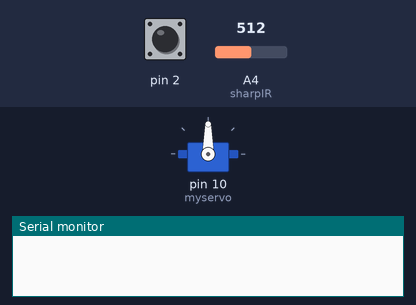
This sketch was run on a simulated Arduino Uno, built with avr-gcc and run on an emulated ATmega328P. On the bench: servo, the last lines printed to the serial monitor. The test bench sets the inputs (shaded band); at power-on: pin 2 HIGH, A4 (sharpIR) = 512.

Above: at 1.2 s.
1.3 s: pin 2 pulled LOW for 0.15 s
At 1.63 s:
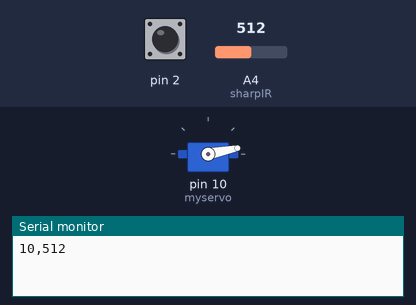
At 3.13 s:
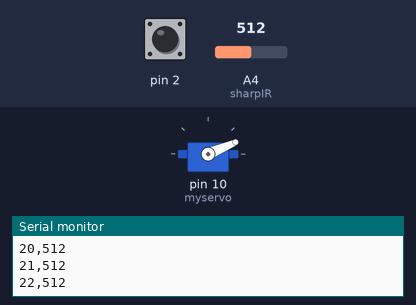
Timing chart, 0 to 13.3 s (numbered marks = the images above; inputs shaded):
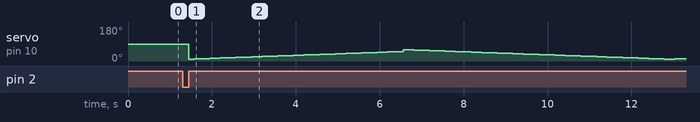

The sketch:

MP2_1Servo.ino
```cpp
#include <Servo.h>
Servo myservo;  // create servo object to control a servo
int pos = 0;    // variable to store the servo position
int sharpIR = A4;

// initialize starting values
int sensorValue = 0;
int stat = -10;
long avg = 0;
int i = 0;

void setup() {
  myservo.attach(10);
  long baudRate = 9600;
  Serial.begin(baudRate);
  // allows us to delay the readings until Python is set up
  pinMode(2, INPUT_PULLUP);
  attachInterrupt(digitalPinToInterrupt(2), start_rec, RISING);
}
void loop() {
  if (stat == 5) { // checks if button is pressed
    for (pos = 10; pos <= 50; pos += 1) { // goes from 10 degrees to 50 degrees
      // in steps of 1 degree
      myservo.write(pos);              // tell servo to go to position in variable 'pos'
      delay(15);                       // waits 15ms for the servo to reach the position

      // take an average of 1000 data points
      for (i = 0; i <= 1000; i += 1) {
            avg += analogRead(sharpIR);
          }
          avg = avg / 1000;

      // send data to python
      Serial.print(pos);  Serial.print(",");
      Serial.println(avg);
      avg = 0; // reset avg
    }
    for (pos = 60; pos >= 10; pos -= 1) { // goes from 60 degrees to 10 degrees
      myservo.write(pos);              // tell servo to go to position in variable 'pos'
      delay(15);                       // waits 15ms for the servo to reach the position

      // take an average of 1000 data points
      for (i = 0; i <= 1000; i += 1) {
            avg += analogRead(sharpIR);
          }
          avg = avg / 1000;

      // send data to python
      Serial.print(pos);  Serial.print(",");
      Serial.println(avg);
      avg = 0;
    }
  }
}

 void start_rec() {
  // Allow the sending of data
  stat = 5;
 }
```

Measured:
- after the input at 1.3 s, servo on pin 10 (myservo): 90° → 10° after 0.15 s, → 11° 0.12 s later, → 12° 0.12 s later, → 13° 0.12 s later, … (95 changes in this stretch)
